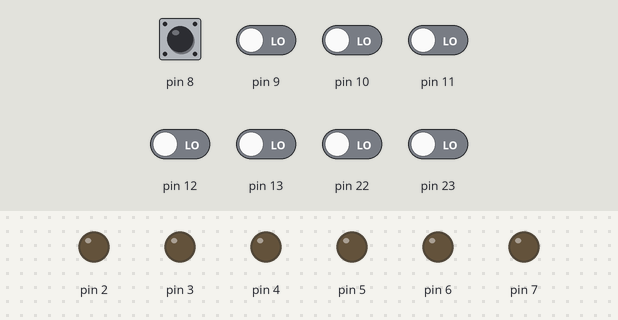
A sketch run on a simulated Arduino Uno, built with avr-gcc and run on an emulated ATmega328P. Shown: output pins drawn as LEDs (lit = HIGH). The test bench sets the inputs (shaded band); at power-on: pin 8 HIGH, pin 9–13, pin 22, pin 23 LOW.

Above: at 1.2 s.
1.3 s: pin 8 pulled LOW for 0.15 s
At 2.1 s:
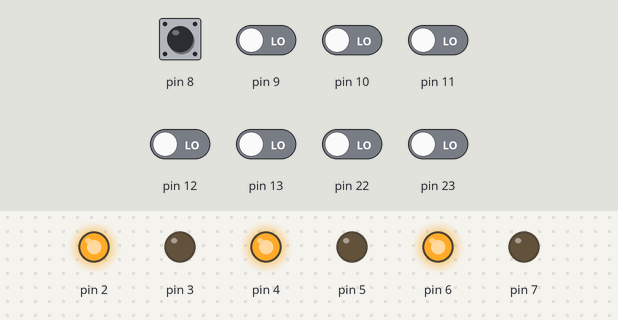
3.8 s: pin 8 driven LOW
At 5.6 s:
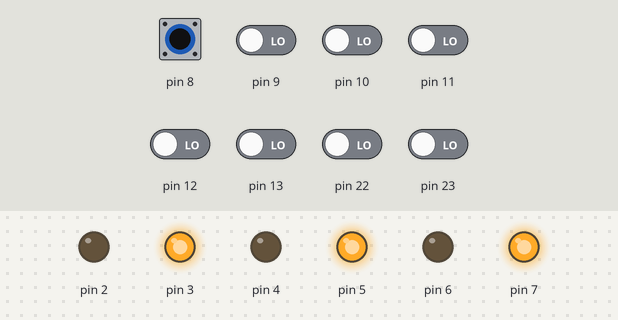
6.8 s: pin 8 driven HIGH
At 7.7 s:
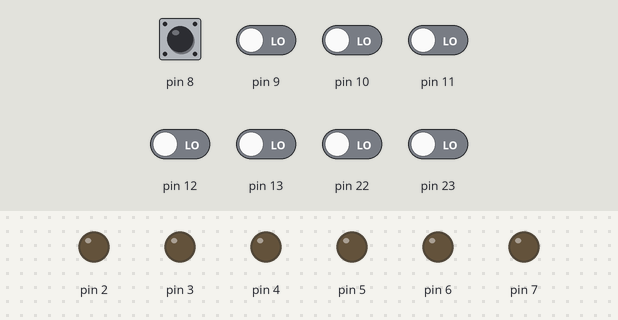
Timing chart, 0 to 9.8 s (numbered marks = the images above; inputs shaded):
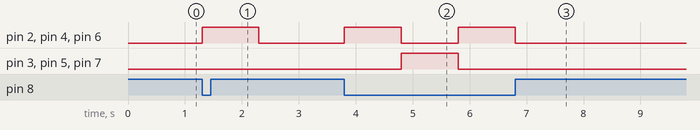

The sketch:

pisca2.ino
```cpp
void setup(){
  	DDRD = 0b11111100;
  	DDRB = 0b00000000;
  	PORTB = 0b00000001;
}

void loop(){
  int pin = 0b10101000;
  int *local = &pin;
  tester(*local);
}

void tester(int pin){
  PORTD = 0b00000000;
  while(PINB == 0b00000000){
  	pin ^= 0b11111100;
    PORTD = pin;
    delay(1000);
   }
}
```

Measured:
- after the input at 1.3 s, pin 2, pin 4, pin 6: LOW → HIGH at once, → LOW 1.0 s later
- after the input at 3.8 s, pin 2, pin 4, pin 6: LOW → HIGH at once, → LOW 1.0 s later, → HIGH 1.0 s later; pin 3, pin 5, pin 7: LOW → HIGH after 1.0 s, → LOW 1.0 s later
- after the input at 6.8 s, pin 2, pin 4, pin 6: goes on until 6.8 s, then stays LOW; pin 3, pin 5, pin 7: stops changing and stays LOW
